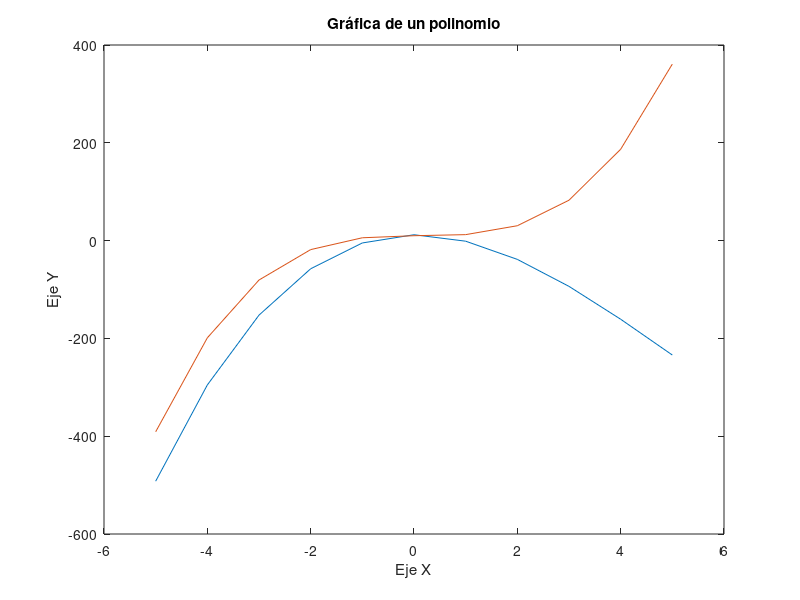

MATLAB code for this plot:
clear
clc

x=-5:1:5;
y=x.^3 - 15*x.^2 + 0.8*x +12;
y1= 3*x.^3 - x.^2 + 0.2*x +10; 

%plot(x,y,'LineStyle','--')
plot(x,y,x,y1)
title("Gráfica de un polinomio")
xlabel('Eje X')
ylabel('Eje Y')
